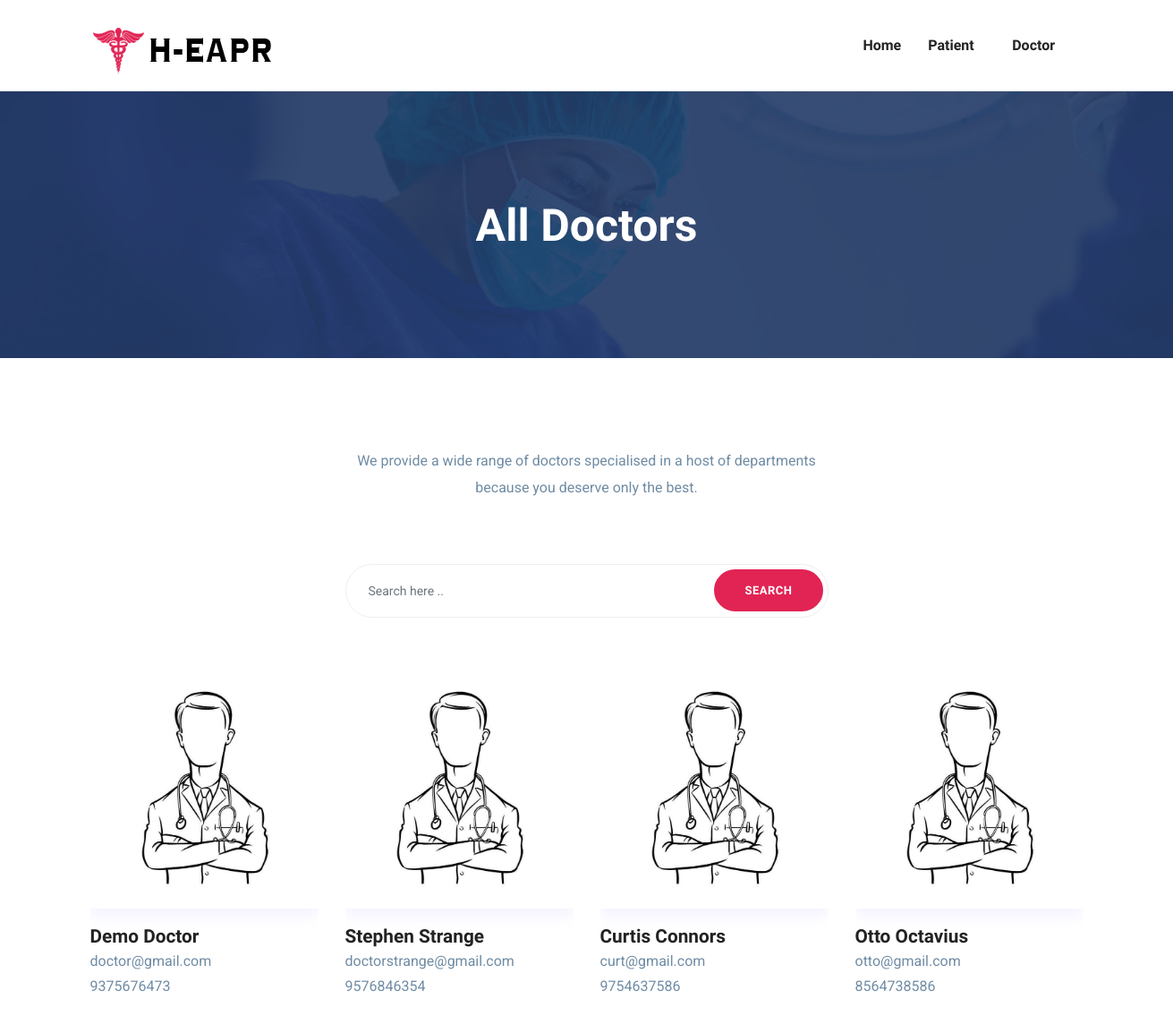
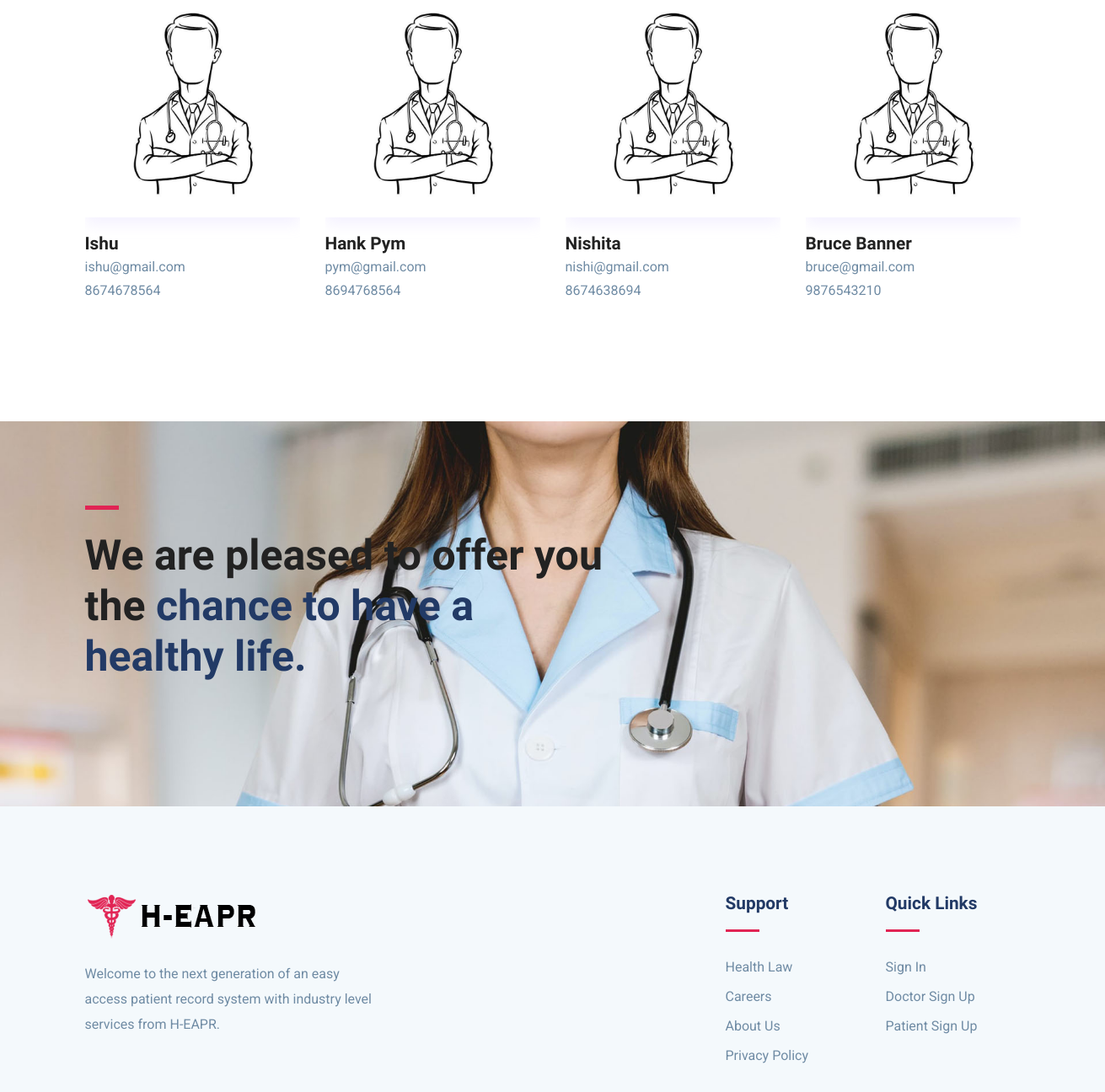
Screenshot of /alldoctors/ with the database file from the repository (2 pictures, top to bottom).
### doctor/models.py (models this page shows, shortened)
class DoctorProfile(models.Model):
    doctor_id = models.AutoField(primary_key=True)
    doctor_name = models.CharField(max_length=100)
    phone_num = models.CharField(max_length=15)
    email = models.EmailField(unique = True)
    created_date = models.DateField(default=now)
    department = models.ForeignKey(Department, on_delete=models.CASCADE)

### doctor/views.py (the view)
# urls.py: path('alldoctors/',view_all_doctors),
def view_all_doctors(request):
    search = None
    if request.method == 'POST':
        search = request.POST.get('search')
    if search is not None:
        doctors = DoctorProfile.objects.filter(email__contains = search)
    else:
        doctors = DoctorProfile.objects.all()
    userprofile = get_userprofile_by_request(request)
    if userprofile and request.user.is_authenticated:
        usertype = 'doctor' if request.user.is_doctor else 'patient'
        if usertype == 'doctor':
            return render(request, 'all_doc.html', {'doctors':doctors, 'username': userprofile.doctor_name, 'usertype': 'doctor'})
        else:
            return render(request, 'all_doc.html', {'doctors':doctors, 'username': userprofile.patient_name, 'usertype': 'patient'})
    else:
        return render(request, 'all_doc.html', {'doctors':doctors})

### doctor/views.py (called while the page is built)
def get_userprofile_by_request(request):
    if request.user.is_authenticated:
        try:
            email = request.user.email
            if request.user.is_doctor:
                docs = DoctorProfile.objects.filter(email = email)
                if docs is not None:
                    return docs[0]
                else:
                    None
            else:
                pats = PatientProfile.objects.filter(email = email)
                if pats is not None:
                    return pats[0]
                else:
                    None
        except:
            return None
    else:
        return None

### doctor/templates/all_doc.html (shortened to what this page needs)
{% extends "base.html" %}
{% block body %}
<section class="page-title bg-1">
    <div class="container">
        <div class="row">
            <div class="col-md-12">
                <div class="block text-center">
                    <h1 class="text-capitalize mb-5 text-lg">All Doctors</h1>
                </div>
            </div>
        </div>
    </div>
</section>
<section class="section doctors">
    <div class="container">
        <div class="row justify-content-center">
            <div class="col-lg-6 text-center">
                <div class="section-title">
                    <p>We provide a wide range of doctors specialised in a host of departments because you deserve only the best.</p>
                    </div>
                </div>
            </div>
            <div class="row justify-content-center">
				<div class="col-lg-6 text-center">
					<div class="section-title subscribe-form text-lg-right mt-5 mt-lg-0">
						<form action="/alldoctors/" method = "POST" class="subscribe"> {% csrf_token %}
							<input type="text" name="search" class="form-control" placeholder="Search here ..">
							<button type = "submit" class="btn btn-main-2 btn-round-full">Search</Button>
						</form>
					</div>
				</div>
			</div>
            <div class="row shuffle-wrapper portfolio-gallery">
                {% for doc in doctors %}
                <div class="col-lg-3 col-sm-6 col-md-6 mb-4 shuffle-item">
                    <div class="position-relative doctor-inner-box">
                        <div class="doctor-profile">
                            <div class="doctor-img">
                                <img src="/static/images/1.jpg" alt="doctor-image" class="img-fluid w-100 img-rnd">
                            </div>
                        </div>
                        <div class="content mt-3">
                            <h4 class="mb-0"><a>{{doc.doctor_name}}</a></h4>
                            <a>{{doc.email}}</a>
                            <p>{{doc.phone_num}}</p>
                        </div>
                    </div>
                </div>
                {% endfor %}
            </div>
        </div>
</section>
<section class="section cta-page">
    <div class="container">
        <div class="row">
            <div class="col-lg-7">
                <div class="cta-content">
                    <div class="divider mb-4"></div>
                    <h2 class="mb-5 text-lg">We are pleased to offer you the <span class="title-color">chance to have a healthy life.</span></h2>
                </div>
            </div>
        </div>
    </div>
</section>
{% endblock %}

### templates/base.html (shortened to what this page needs)
{% load static %}
<!DOCTYPE html>
<html lang="en">
    <head>
        <link rel="stylesheet" href="https://cdn.jsdelivr.net/npm/bootstrap@4.6.0/dist/css/bootstrap.min.css"
>
        <link rel="stylesheet" href="{% static 'css/style.css' %}">
        <link rel="stylesheet" href="{% static 'css/icofont.min.css' %}">
    </head>
    <body>
        {% include "nav.html" %}
        {% block body %}
        {% endblock %}
        {% include "footer.html" %}
    </body>
</html>

### templates/nav.html (shortened to what this page needs)
{% block nav %}
{% load static %}
<header>
  <nav class="navbar navbar-expand-lg navigation" id="navbar">
    <div class="container">
      {% if disable %}
        <img src="{% static 'images/logo.png' %}" alt="" class="img-fluid">
      {% else %}
      <a class="navbar-brand" href="/">
        <img src="{% static 'images/logo.png' %}" alt="" class="img-fluid">
      </a>
      {% endif %}
      {% if not disable %}
      <div class="collapse navbar-collapse" id="navbarmain">
        <ul class="navbar-nav ml-auto">
          <li class="nav-item active">
            {% if usertype == 'patient'%}
            <a class="nav-link" href="/patient">Home</a>
            {% elif usertype == 'doctor'%}
            <a class="nav-link" href="/doctor">Home</a>
            {% else %}
            <a class="nav-link" href="/">Home</a>
            {% endif %}
          </li>
          {% if usertype == 'patient'%}
          <li class="nav-item dropdown">
            <a class="nav-link dropdown-toggle" href="#" id="dropdown02" data-toggle="dropdown" aria-haspopup="true"
              aria-expanded="false">{{username}} <i class="icofont-thin-down"></i></a>
            <ul class="dropdown-menu" aria-labelledby="dropdown02">
              <li><a class="dropdown-item" href="/patient/info">My Profile</a></li>
              <li><a class="dropdown-item" href="/alldoctors">All Doctors</a></li>
              <li><a class="dropdown-item" href="/patient/update/info">Update Profile</a></li>
              <li><a class="dropdown-item" href="/patient/update/medicalinfo">Update Medical Info</a></li>
              <li><a class="dropdown-item" href="/doctor/register">Logout</a></li>
            </ul>
          </li>
            {% else %}
            <li class="nav-item dropdown">
              <a class="nav-link dropdown-toggle" href="#" id="dropdown02" data-toggle="dropdown" aria-haspopup="true"
                  aria-expanded="false">Patient<i class="icofont-thin-down"></i></a>
              </li>
              <li class="nav-item dropdown">
                <a class="nav-link dropdown-toggle" href="#" id="dropdown02" data-toggle="dropdown" aria-haspopup="true"
                  aria-expanded="false">Doctor <i class="icofont-thin-down"></i></a>
              </li>
            {% endif %}
            {% endif %}
        </ul>
      </div>
    </div>
  </nav>
</header>
{% endblock %}

### templates/footer.html
{% block footer %}
{% load static %}
<footer class="footer section gray-bg">
	<div class="container">
		<div class="row">
			<div class="col-lg-4 mr-auto col-sm-6">
				<div class="widget mb-5 mb-lg-0">
					<div class="logo mb-4">
						<img src="{% static 'images/logo.png' %}" alt="" class="img-fluid">
					</div>
					<p>Welcome to the next generation of an easy access patient record system with industry level services from H-EAPR.</p>
				</div>
			</div>
			<div class="col-lg-2 col-md-6 col-sm-6">
				<div class="widget mb-5 mb-lg-0">
					<h4 class="text-capitalize mb-3">Support</h4>
					<div class="divider mb-4"></div>
					<ul class="list-unstyled footer-menu lh-35">
						<li><a href="#">Health Law</a></li>
						<li><a href="#">Careers</a></li>
						<li><a href="#">About Us</a></li>
						<li><a href="#">Privacy Policy</a></li>
					</ul>
				</div>
			</div>
			<div class="col-lg-2 col-md-6 col-sm-6">
				<div class="widget mb-5 mb-lg-0">
					<h4 class="text-capitalize mb-3">Quick Links</h4>
					<div class="divider mb-4"></div>
					<ul class="list-unstyled footer-menu lh-35">
						<li><a href="/login">Sign In</a></li>
						<li><a href="doctor/register">Doctor Sign Up</a></li>
						<li><a href="patient/register">Patient Sign Up</a></li>
					</ul>
				</div>
			</div>
		</div>
	</div>
</footer>
{% endblock %}

### static/css/style.css (style rules this page uses)
html { overflow-x: hidden; }
body { line-height: 1.6; font-family: "Roboto", sans-serif; -webkit-font-smoothing: antialiased; font-size: 16px; color: #6F8BA4; font-weight: 400; }
h1, .h1, h2, .h2, h3, .h3, h4, .h4, h5, .h5, h6, .h6 { font-family: "Exo", sans-serif; font-weight: 700; color: #222; }
h1, .h1 { font-size: 2.5rem; }
h2, .h2 { font-size: 44px; }
h4, .h4 { font-size: 1.3rem; line-height: 30px; }
p { line-height: 30px; }
input[type="email"], input[type="password"], input[type="text"], input[type="tel"] { box-shadow: none; height: 45px; outline: none; font-size: 14px; }
.form-control { box-shadow: none; border-radius: 0; }
.btn { display: inline-block; font-size: 14px; font-size: 0.8125rem; font-weight: 700; letter-spacing: .5px; padding: .75rem 2rem; font-family: "Exo", sans-serif; text-transform: uppercase; border-radius: 5px; border: 2px solid transparent; transition: all .35s ease; }
.btn-main-2 { background: #e12454; color: #fff; border-color: #e12454; }
.btn-round-full { border-radius: 50px; }
.section { padding: 100px 0; }
.text-lg { font-size: 3.75rem; }
a { color: #222; text-decoration: none; transition: all .35s ease; }
.page-title { padding: 120px 0px 70px 0px; position: relative; }
.page-title .block h1 { color: #fff; }
.title-color { color: #223a66; }
.section-title { margin-bottom: 70px; }
.text-lg { font-size: 50px; }
.gray-bg { background: #f4f9fc; }
#navbarmain { padding: 20px 0px; }
#navbarmain .nav-link { font-weight: 600; padding: 10px 15px; color: #222; font-family: "Exo", sans-serif; text-transform: capitalize; font-size: 16px; transition: all .25s ease; }
.dropdown-toggle::after { display: none; }
.navbar-brand { margin-top: 10px; }
.bg-1 { background: url("../images/bg/22.jpg") no-repeat 50% 50%; background-size: cover; position: relative; }
.divider { width: 40px; height: 5px; background: #e12454; }
.doctor-inner-box { overflow: hidden; }
.doctor-inner-box .doctor-profile { overflow: hidden; position: relative; box-shadow: 0px 8px 16px 0px rgba(200, 183, 255, 0.2); }
.doctor-inner-box .doctor-profile .doctor-img { transition: all .35s ease; }
.img-rnd { border-radius:5%; }
.lh-35 { line-height: 35px; }
.cta-page { background: url("../images/bg/banner.jpg") no-repeat; background-size: cover; position: relative; }
.footer { padding-bottom: 10px; }
.logo { font-weight: 600; letter-spacing: 1px; }
.widget .divider { height: 3px; }
.widget h4 { color: #223a66; }
.widget .footer-menu a { color: #6F8BA4; }
.subscribe { position: relative; }
.subscribe .form-control { border-radius: 50px; height: 60px; padding-left: 25px; border-color: #eee; }
.subscribe .btn { position: absolute; right: 6px; top: 6px; }

### rows the page displays
DoctorProfile: doctor_name "Demo Doctor", email "doctor@gmail.com", phone_num "9375676473"
DoctorProfile: doctor_name "Stephen Strange", email "doctorstrange@gmail.com", phone_num "9576846354"
DoctorProfile: doctor_name "Curtis Connors", email "curt@gmail.com", phone_num "9754637586"
DoctorProfile: doctor_name "Otto Octavius", email "otto@gmail.com", phone_num "8564738586"
DoctorProfile: doctor_name "Ishu", email "ishu@gmail.com", phone_num "8674678564"
DoctorProfile: doctor_name "Hank Pym", email "pym@gmail.com", phone_num "8694768564"
DoctorProfile: doctor_name "Nishita", email "nishi@gmail.com", phone_num "8674638694"
DoctorProfile: doctor_name "Bruce Banner", email "bruce@gmail.com", phone_num "9876543210"
